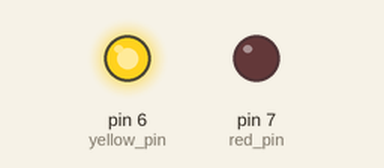
Simulated run of this sketch. Board: Arduino Uno, built with avr-gcc and run on an emulated ATmega328P. Parts: output pins drawn as LEDs (lit = HIGH).

Above: at 0.2 s.
At 5.2 s:
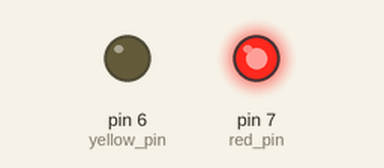
At 9.7 s:
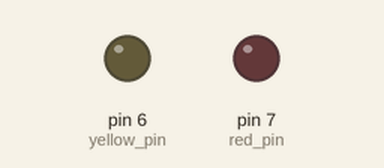
Timing chart, 0 to 10.4 s (numbered marks = the images above):
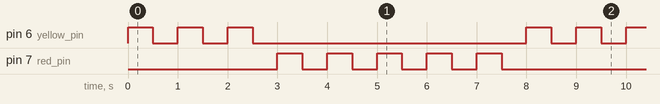

Measured:
- by itself, pin 6 (yellow_pin): repeats every 8.0 s: 2 × (LOW 0.50 s, HIGH 0.50 s), LOW 5.5 s, HIGH 0.50 s
- by itself, pin 7 (red_pin): repeats every 8.0 s: 4 × (LOW 0.50 s, HIGH 0.50 s), LOW 3.5 s, HIGH 0.50 s
- by itself, everything shown: repeats every 8.0 s, in 16 steps

The sketch:

ForLoop_LED_blinks.ino
```cpp
int red_pin = 7;
int yellow_pin = 6;
int j;
int k;
int delaytime_yellow = 500;
int blinkcount_yellow = 3;
int delaytime_red = 500;
int blinkcount_red = 5;


void setup() {
  // put your setup code here, to run once:
  pinMode(red_pin,OUTPUT);
  pinMode(yellow_pin,OUTPUT);

}

void loop() {
  // blink yellow pin 3x
  for (j=1;j<=blinkcount_yellow;j=j+1){
    digitalWrite(yellow_pin,HIGH);
    delay(delaytime_yellow);
    digitalWrite(yellow_pin,LOW);
    delay(delaytime_yellow);
  }
  for (k=1;k<=blinkcount_red;k=k+1){
    digitalWrite(red_pin,HIGH);
    delay(delaytime_red);
    digitalWrite(red_pin,LOW);
    delay(delaytime_red);
  }

}
```
